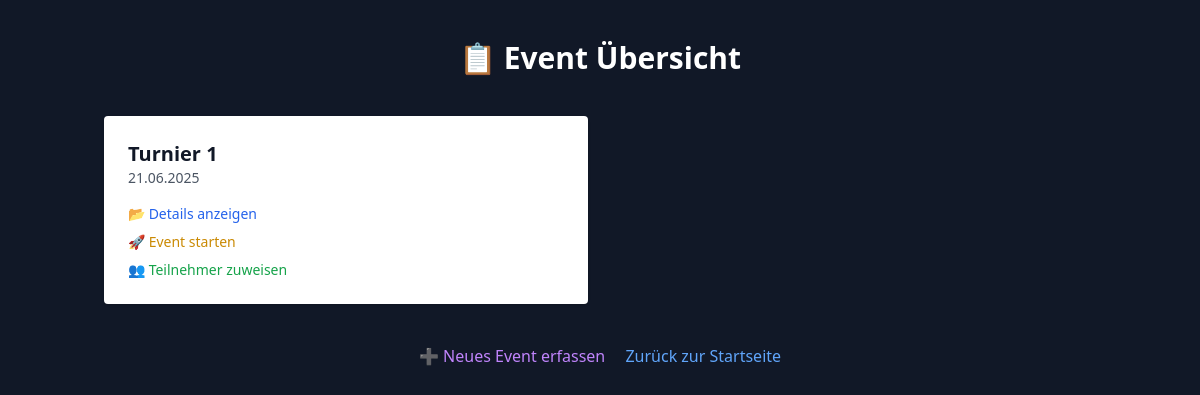
/events, run on an earlier commit of the app's database.
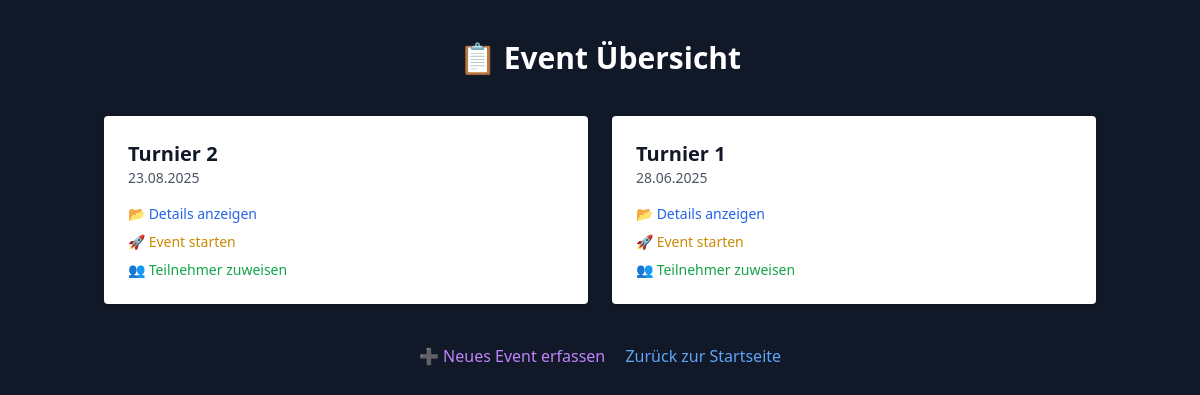
And on a later commit of the database.
### app/models.py (models this page shows)
class Event(db.Model):
    id = db.Column(db.Integer, primary_key=True)
    name = db.Column(db.String(100), nullable=False)
    datum = db.Column(db.Date, nullable=False)

### app/routes.py (the view)
@app.route("/events")
def event_list():
    events = Event.query.order_by(Event.datum.desc()).all()  # ⬅ lädt alle Events
    return render_template("event_list.html", events=events)  # ⬅ übergibt sie an das Template

### app/templates/event_list.html (shortened to what this page needs)
<!DOCTYPE html>
<html lang="de">
<head>
    <script src="https://cdn.tailwindcss.com"></script>
</head>
<body class="bg-gray-900 text-white min-h-screen">
<div class="max-w-5xl mx-auto px-4 py-10">
    <h1 class="text-3xl font-bold text-center mb-10">📋 Event Übersicht</h1>
    {% if events %}
        <div class="grid grid-cols-1 md:grid-cols-2 gap-6">
            {% for event in events %}
                <div class="bg-white text-gray-900 p-6 rounded shadow">
                    <h2 class="text-xl font-semibold">{{ event.name }}</h2>
                    <p class="text-sm text-gray-600 mb-4">{{ event.datum.strftime('%d.%m.%Y') }}</p>
                    <div class="flex flex-col gap-2 text-sm">
                        <a href="{{ url_for('event_details', event_id=event.id) }}"
                           class="text-blue-600 hover:underline">📂 Details anzeigen</a>
                        <a href="{{ url_for('event_start', event_id=event.id) }}"
                           class="text-yellow-600 hover:underline">🚀 Event starten</a>
                        <a href="{{ url_for('zuweise_teilnehmer', event_id=event.id) }}"
                           class="text-green-600 hover:underline">👥 Teilnehmer zuweisen</a>
                    </div>
                </div>
            {% endfor %}
        </div>
    {% else %}
        <p class="text-center text-gray-400">Keine Events gefunden.</p>
    {% endif %}
    <div class="mt-10 text-center">
        <a href="{{ url_for('create_event') }}" class="text-purple-400 hover:underline mr-4">➕ Neues Event erfassen</a>
        <a href="{{ url_for('index') }}" class="text-blue-400 hover:underline">Zurück zur Startseite</a>
    </div>
</div>
</body>
</html>

What changed in the data, as far as the page shows it:
added Event: name "Turnier 2", datum "23.08.2025"
changed Event "Turnier 1": datum "21.06.2025" → "28.06.2025"
